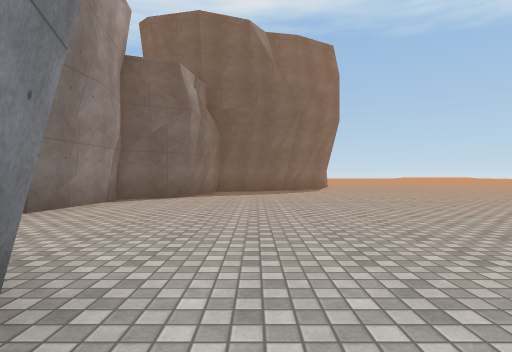
[1] (above)

24 first-person views from a walk through a 3-D level made in the Unity game engine. The camera is 1.2 m above the floor, looks level and sees 80° across. The floor is counted in squares, 2 m on a side. Each view is taken from the middle of a square. On the plan, view 1 faces up. The plan holds only what a view shows up to about 9 squares ahead; the rest is blank. The place goes on beyond the plan. Surface patterns are stand-ins for the level's own textures.

[2]
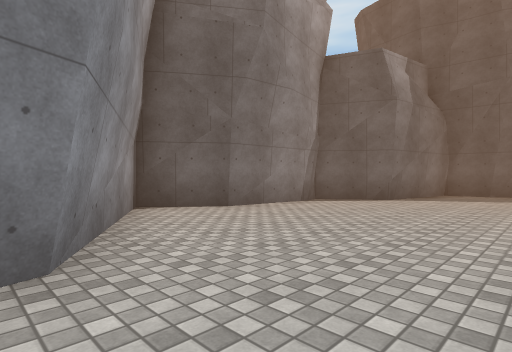

[3]
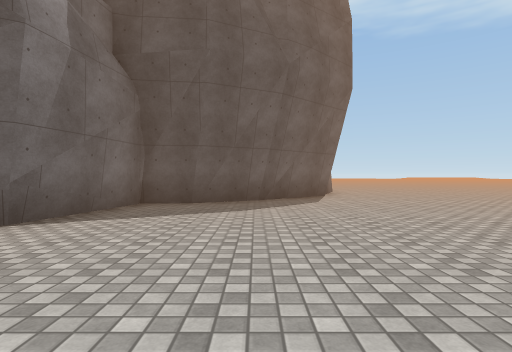

[4]
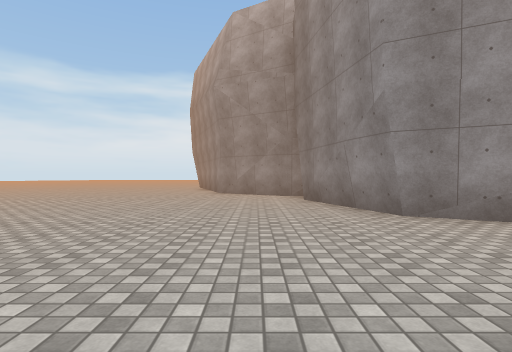

[5]
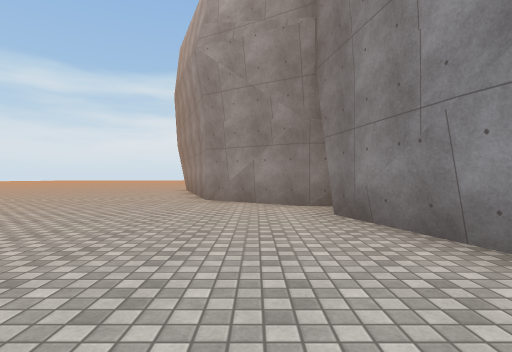

[6]
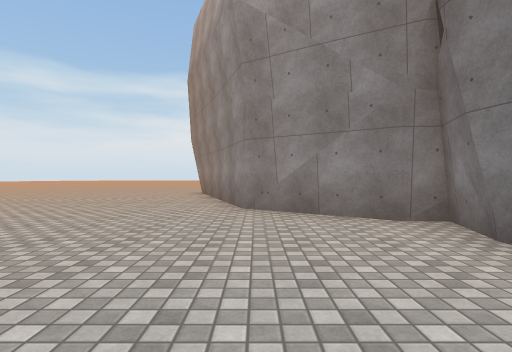

[7]
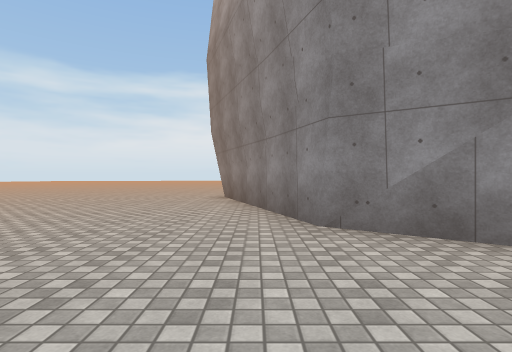

[8]
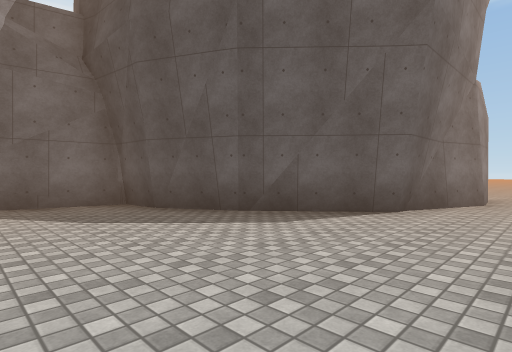

[9]
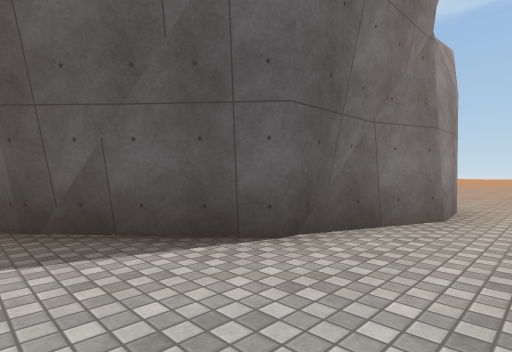

[10]
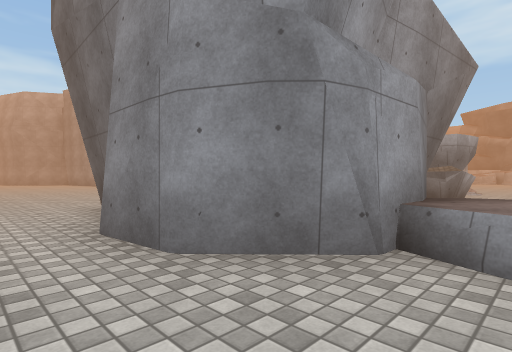

[11]
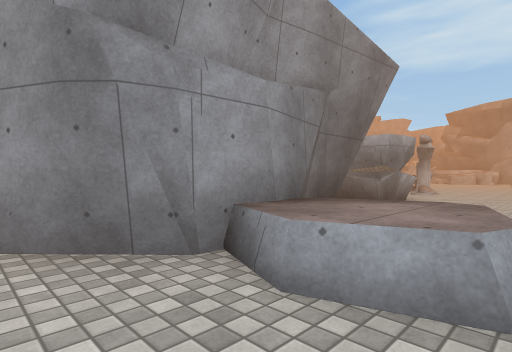

[12]
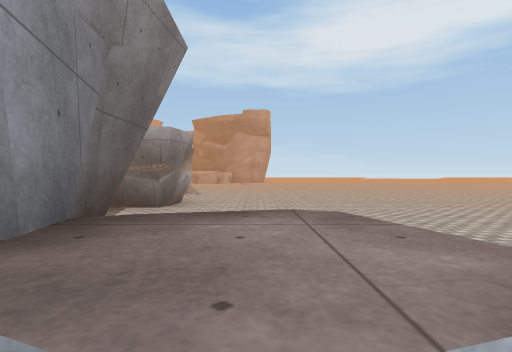

[13]
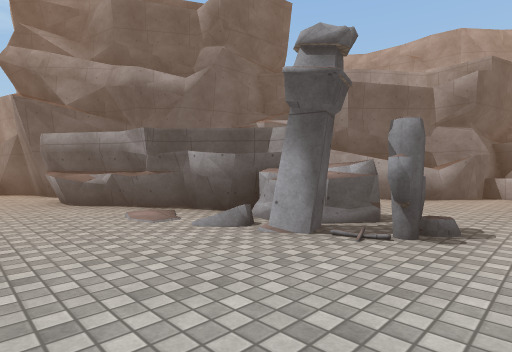

[14]
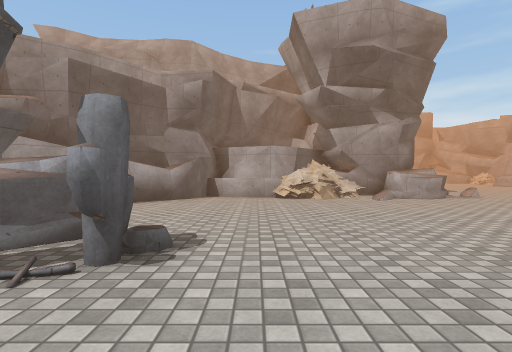

[15]
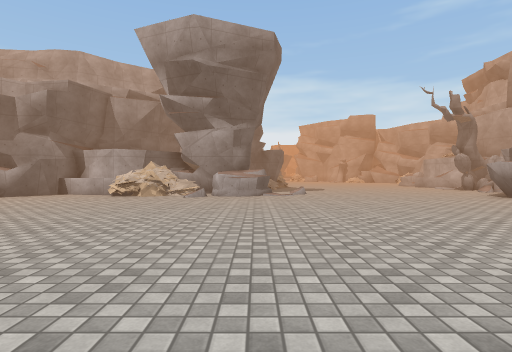

[16]
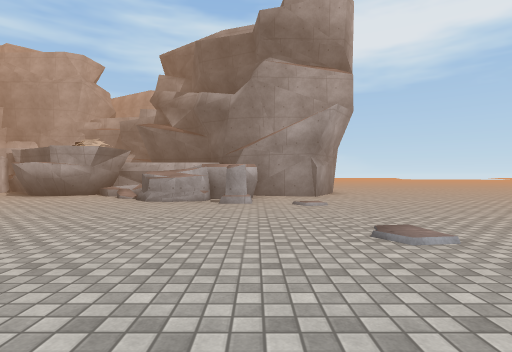

[17]
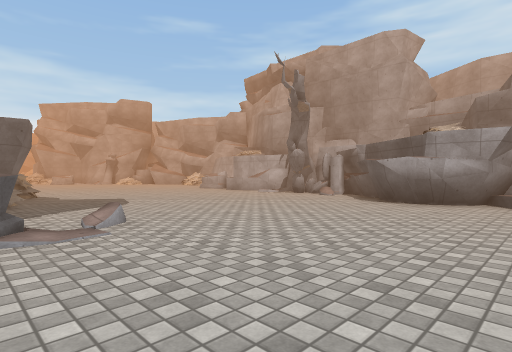

[18]
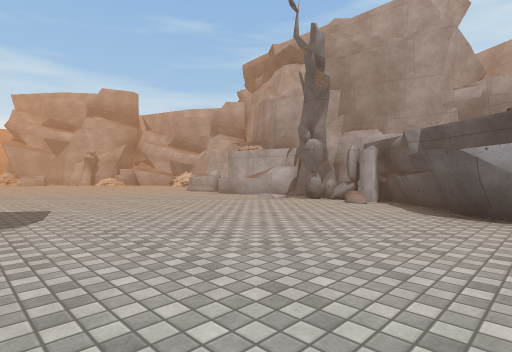

[19]
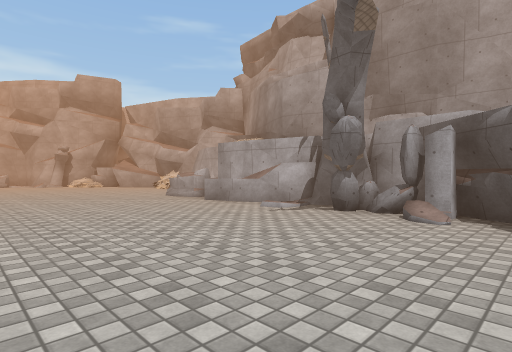

[20]
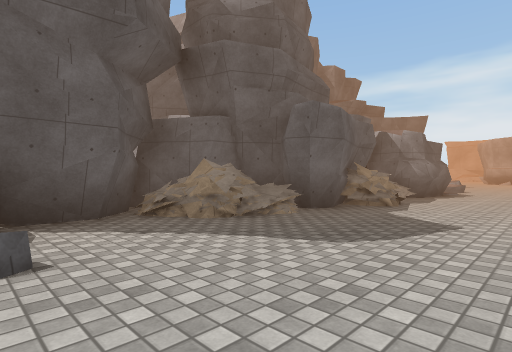

[21]
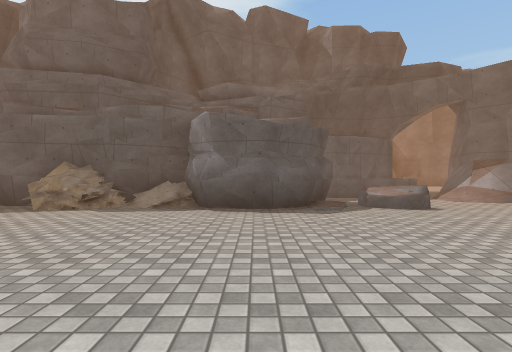

[22]
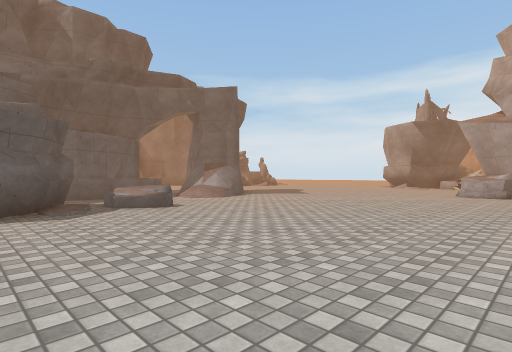

[23]
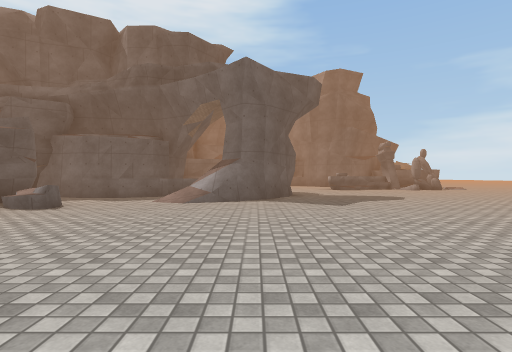

[24]
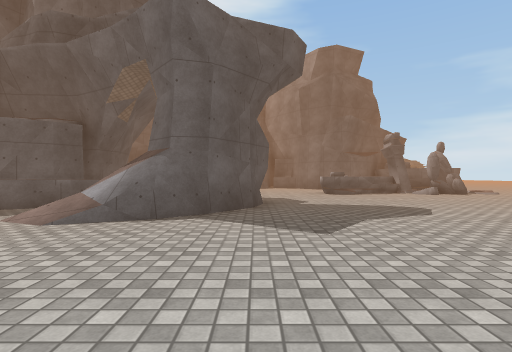

### Floor plan
Key: @ floor where view 1 was taken; # wall or solid block; x gap in a wall; . floor; / step, stairs or slope; = window, fence, low wall or low ledge; ^ raised ledge.
Columns run from 25 left of view 1 to 5 right of it. Each row starts with its distance up from view 1.
 21   .......          .....  .^..
 20   #.......    ..........  ^^...
 19   #........   ............###..
 18   ###....... ........##.### #..
 17    ##..........#x######     #..
 16   ^^............^^#         #..
 15    ^.............           #..
 14   #...............         ##..
 13  ##...............       ###...
 12  ##..............#     ###.....
 11  ##..... .^.^^..##     #.......
 10 ##.......######^#      #.......
  9 #.........#    #      ##.......
  8 #......../#          ##........
  7 #.......//#          #.........
  6 /.......###          #.........
  5 #.......##          ##........
  4 #.......##          #.........
  3 ^.......##          ##........
  2 ^......./#           ###.......
  1   ......##             ##......
  0   ......##              #@.....
 -1   ......####            #......
 -2   ......=..#            #......
 -3   ....../..#            ##.....
 -4   .........###           ##....
 -5   .......///              ##...
 -6    ......=/#               #...
 -7   .......=##               ##..
 -8    ........##..             #..
 -9    ............             #..
-10    =...........             ##.
-11       .........
-12         .......
-13          ......
-14           .....
-15              ..

Positions as (right, up) in squares from view 1, and headings:
1: (0, 0), facing up
2: (1, 1), facing up-left
3: (1, 5), facing up
4: (1, 6), facing down
5: (1, 3), facing down
6: (2, 1), facing down
7: (3, -1), facing down
8: (5, 9), facing up-left
9: (5, 12), facing up-left
10: (5, 20), facing down-left
11: (4, 21), facing down-left
12: (3, 20), facing left
13: (-11, 20), facing down-right
14: (-11, 19), facing down
15: (-16, 20), facing down
16: (-14, 18), facing left
17: (-16, 14), facing down-left
18: (-18, 12), facing down-left
19: (-20, 10), facing down-left
20: (-20, 10), facing down-right
21: (-23, 0), facing right
22: (-23, 0), facing down-right
23: (-23, -7), facing right
24: (-20, -8), facing right
